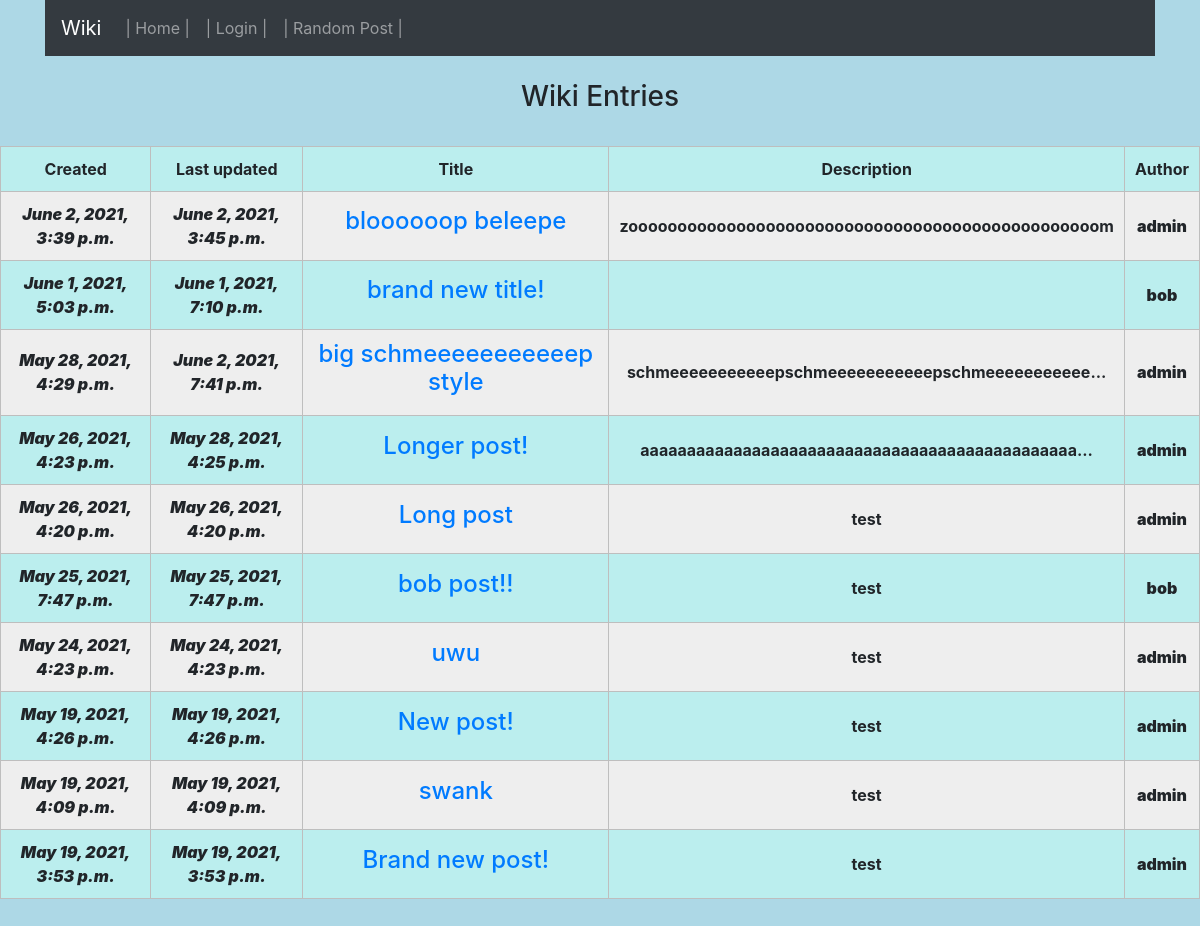
The page / on the database its author committed.
### wiki/models.py (models this page shows, shortened)
class Entry(models.Model):
	entry_title = models.CharField(max_length=100)
	entry_text = models.CharField(max_length=5000)
	entry_text_short = models.CharField(max_length=50)
	entry_author = models.ForeignKey(User, on_delete=models.CASCADE)
	entry_date = models.DateTimeField(auto_now_add=True)
	entry_updated = models.DateTimeField(auto_now=True)

### wiki/views.py (the view, shortened to what this page needs)
# urls.py: path('', Index.as_view(), name='index'),
class Index(View):
    def get(self, request):
        loggedIn = request.user.is_authenticated
        return render(request, 'wiki/index.html', {'loggedIn': loggedIn, 'user': request.user, 'entries': Entry.objects.all()})

### wiki/templates/wiki/index.html (shortened to what this page needs)
<!DOCTYPE html>
<html>
  <head>
  </head>
  <body>
    {% include 'wiki/header.html' %}
    <br /><h3>Wiki Entries</h3><br />
    <table style="width:100%">
        <tr>
            <th>Created</th>
            <th>Last updated</th>
            <th>Title</th>
            <th>Description</th>
            <th>Author</th>
        </tr>
    {% for entry in entries reversed %}
        <tr>
            <th><b><i>{{ entry.entry_date }}</b></i></th>
            <th><b><i>{{ entry.entry_updated }}</b></i></th>
            <th><a href="/{{ entry.id }}/"><h4>{{ entry.entry_title }}</h4></a></th>
            <th>{{ entry.entry_text_short }}</th>
            <th><b>{{ entry.entry_author }}</b></th>
        </tr>
    {% endfor %}
    </table>
    <br /><br />
  </body>
</html>

### wiki/templates/wiki/index.html (style rules this page uses)
body { background-color: lightblue; }
th { border: 1px solid rgb(190, 190, 190); padding: 10px; }
tr:nth-child(even) { background-color: #eee; }
tr:nth-child(odd) { background-color: #bee; }

### wiki/templates/wiki/header.html (style rules this page uses)
body { background-color: lightblue; text-align: center; }

### rows shown on the page
Entry: entry_date "June 2, 2021, 3:39 p.m.", entry_updated "June 2, 2021, 3:45 p.m.", entry_title "bloooooop beleepe", entry_text_short "zoooooooooooooooooooooooooooooooooooooooooooooooom", entry_author "admin"
Entry: entry_date "June 1, 2021, 5:03 p.m.", entry_updated "June 1, 2021, 7:10 p.m.", entry_title "brand new title!", entry_author "bob"
Entry: entry_date "May 28, 2021, 4:29 p.m.", entry_updated "June 2, 2021, 7:41 p.m.", entry_title "big schmeeeeeeeeeeep style", entry_text_short "schmeeeeeeeeeeepschmeeeeeeeeeeepschmeeeeeeeeeee...", entry_author "admin"
Entry: entry_date "May 26, 2021, 4:23 p.m.", entry_updated "May 28, 2021, 4:25 p.m.", entry_title "Longer post!", entry_text_short "aaaaaaaaaaaaaaaaaaaaaaaaaaaaaaaaaaaaaaaaaaaaaaa...", entry_author "admin"
Entry: entry_date "May 26, 2021, 4:20 p.m.", entry_updated "May 26, 2021, 4:20 p.m.", entry_title "Long post", entry_text_short "test", entry_author "admin"
Entry: entry_date "May 25, 2021, 7:47 p.m.", entry_updated "May 25, 2021, 7:47 p.m.", entry_title "bob post!!", entry_text_short "test", entry_author "bob"
Entry: entry_date "May 24, 2021, 4:23 p.m.", entry_updated "May 24, 2021, 4:23 p.m.", entry_title "uwu", entry_text_short "test", entry_author "admin"
Entry: entry_date "May 19, 2021, 4:26 p.m.", entry_updated "May 19, 2021, 4:26 p.m.", entry_title "New post!", entry_text_short "test", entry_author "admin"
Entry: entry_date "May 19, 2021, 4:09 p.m.", entry_updated "May 19, 2021, 4:09 p.m.", entry_title "swank", entry_text_short "test", entry_author "admin"
Entry: entry_date "May 19, 2021, 3:53 p.m.", entry_updated "May 19, 2021, 3:53 p.m.", entry_title "Brand new post!", entry_text_short "test", entry_author "admin"
